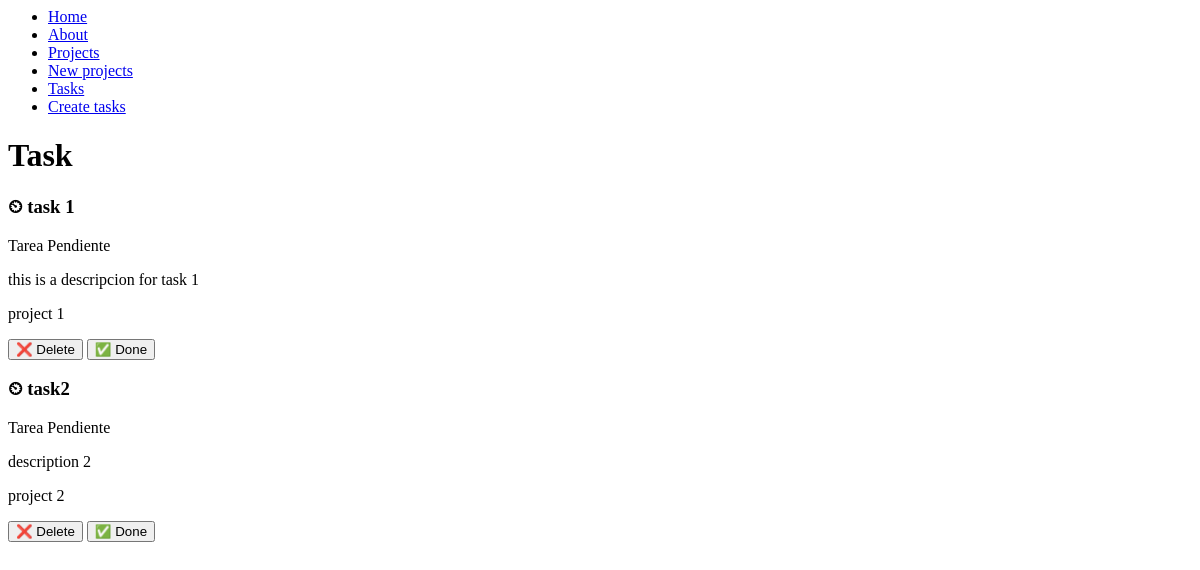
The page /tasks/ on the database as committed earlier.
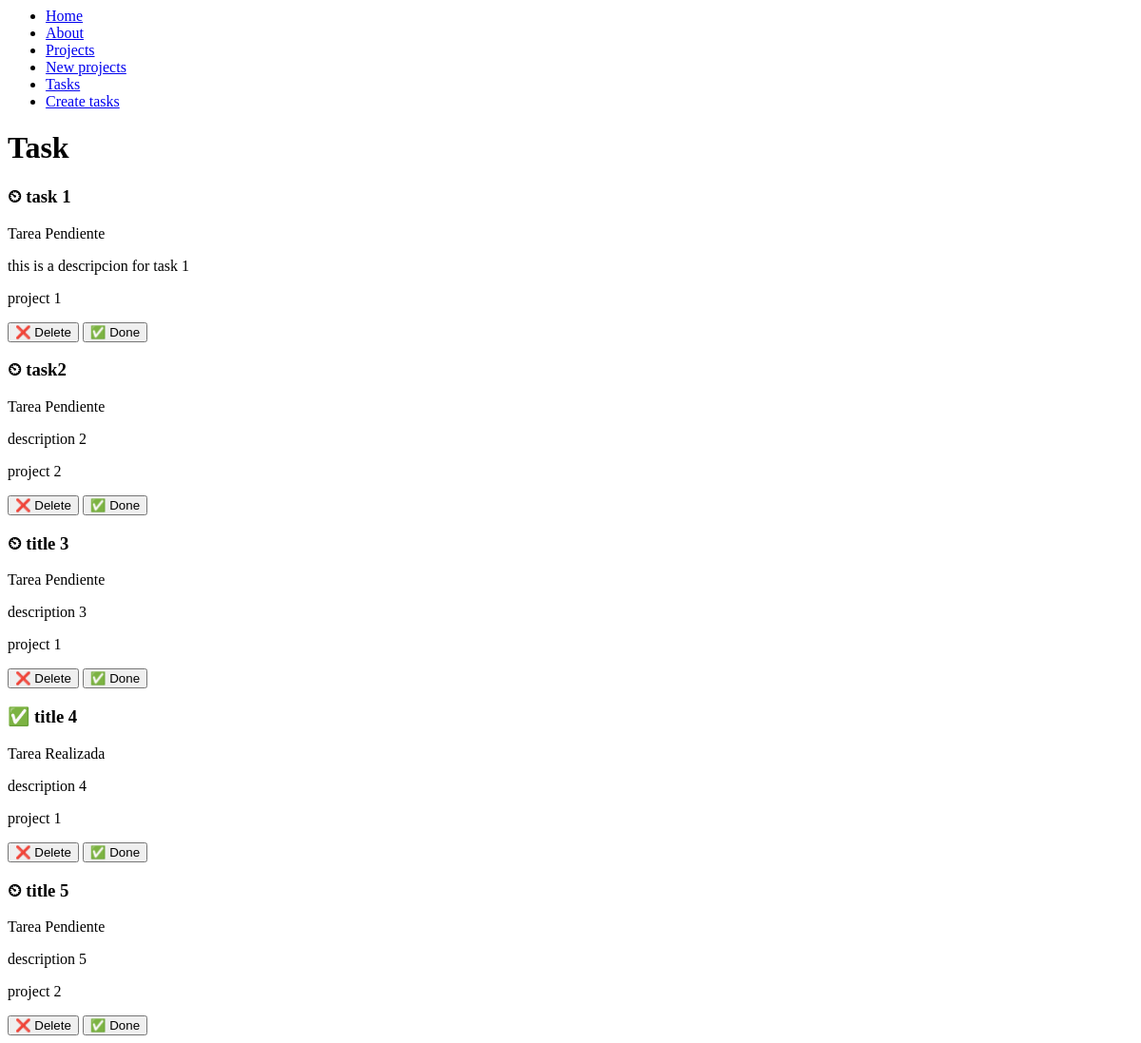
The same page on the database as committed later.
### myapp/models.py (models this page shows, shortened)
class Task(models.Model):
    title = models.CharField(max_length=100)
    description = models.TextField()
    project = models.ForeignKey(Project, on_delete = models.CASCADE)
    done = models.BooleanField(default = False)

class Project(models.Model):
    name = models.CharField(max_length=200)

### myapp/views.py (the view)
# urls.py: path('tasks/', views.tasks),
def tasks(request):
    tasks = Task.objects.all()
    return render (request, 'tasks.html',{
        'tasks' : tasks
    })

### myapp/templates/tasks.html
{% extends 'layouts/base.html' %}
{% block content %}
    <h1>Task</h1>
    {% for task in tasks %}
    <div>
        <h3>{% if task.done == False %}⏲{% else %} ✅{% endif %} {{task.title}}</h3>
        {% if task.done == False %}
        <p>Tarea Pendiente</p>
        {% else %}
        <p>Tarea Realizada</p>
        {% endif %}
        <p>{{task.description}}</p>
        <p>{{task.project.name}}</p>
        <button>❌ Delete</button>
        <button>✅ Done</button>
    </div>
    {% endfor %}
{% endblock content %}

### myapp/templates/layouts/base.html
<nav>
    <ul>
        <li>
            <a href='/'>Home</a>
        </li>
        <li>
            <a href='/about'>About</a>
        </li>
        <li>
            <a href='/projects'>Projects</a>
        </li>
        <li>
            <a href='/create_project'>New projects</a>
        </li>
        <li>
            <a href='/tasks'>Tasks</a>
        </li>
        <li>
            <a href='/create_task'>Create tasks</a>
        </li>
    </ul>
</nav>
{% block content %}
{% endblock content%}

Rows that differ between the two databases and show on the page:
added Task: title "title 3", done "Tarea Pendiente", description "description 3", project.name "project 1"
added Task: title "title 4", done "Tarea Realizada", description "description 4", project.name "project 1"
added Task: title "title 5", done "Tarea Pendiente", description "description 5", project.name "project 2"
